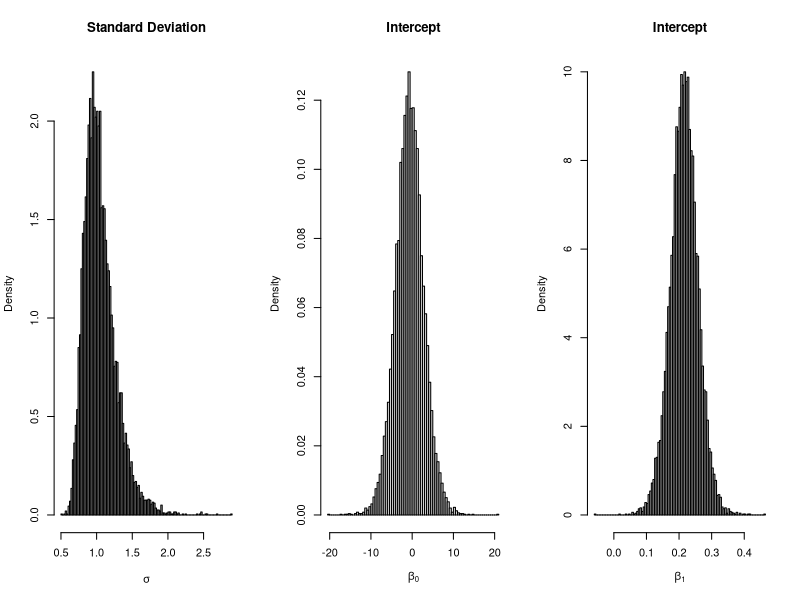

R code for this plot:
## ---- chunk 1
knitr::opts_chunk$set(echo = TRUE)
## ---- chunk 2
library(MASS) #for mvrnorm
## ---- chunk 3
chirps<-c(20,16,19.8,18.4,17.1,15.5,14.7,17.1,15.4,16.2,15,17.2,16,17,14.1)
temp<-c(88.6,71.6,93.3,84.3,80.6,75.2,69.7,82,69.4,83.3,78.6,82.6,80.6,83.5,76.3)
## ---- chunk 4
X<-cbind(1,temp)
n<-nrow(X)
k<-ncol(X)
y<-matrix(chirps,n,1)

qr<-qr(X)
## ---- chunk 5
#check for posterior propriety
stopifnot(n>k, qr$rank==k)
## ---- chunk 6
#Calculate posterior hyperparameters
Rinv=solve(qr.R(qr))
vbeta<-Rinv%*%t(Rinv)
betahat<-qr.solve(qr,y)
df<-n-k
e=qr.resid(qr,y)
s2<-sum(e^2)/df
## ---- chunk 7
#Simulte from the posterior
n.sims<-10000
sigma<-sqrt(1/rgamma(n.sims,df/2,df*s2/2))
beta<-matrix(betahat,n.sims,k,byrow=T)+sigma*mvrnorm(n.sims,rep(0,k), vbeta)
## ---- chunk 8
par(mfrow=c(1,3))
hist(sigma,100,freq=F,main="Standard Deviation", xlab=expression(sigma))
hist(beta[,1],100,freq=F,main="Intercept", xlab=expression(beta[0]))
hist(beta[,2],100,freq=F,main="Intercept", xlab=expression(beta[1]))
## ---- chunk 9
quantile(sigma, c(0.025,0.975))
## ---- chunk 10
t(apply(beta,2,quantile,probs=c(0.025,0.975)))
## ---- chunk 11
confint(lm(y~0+X))
